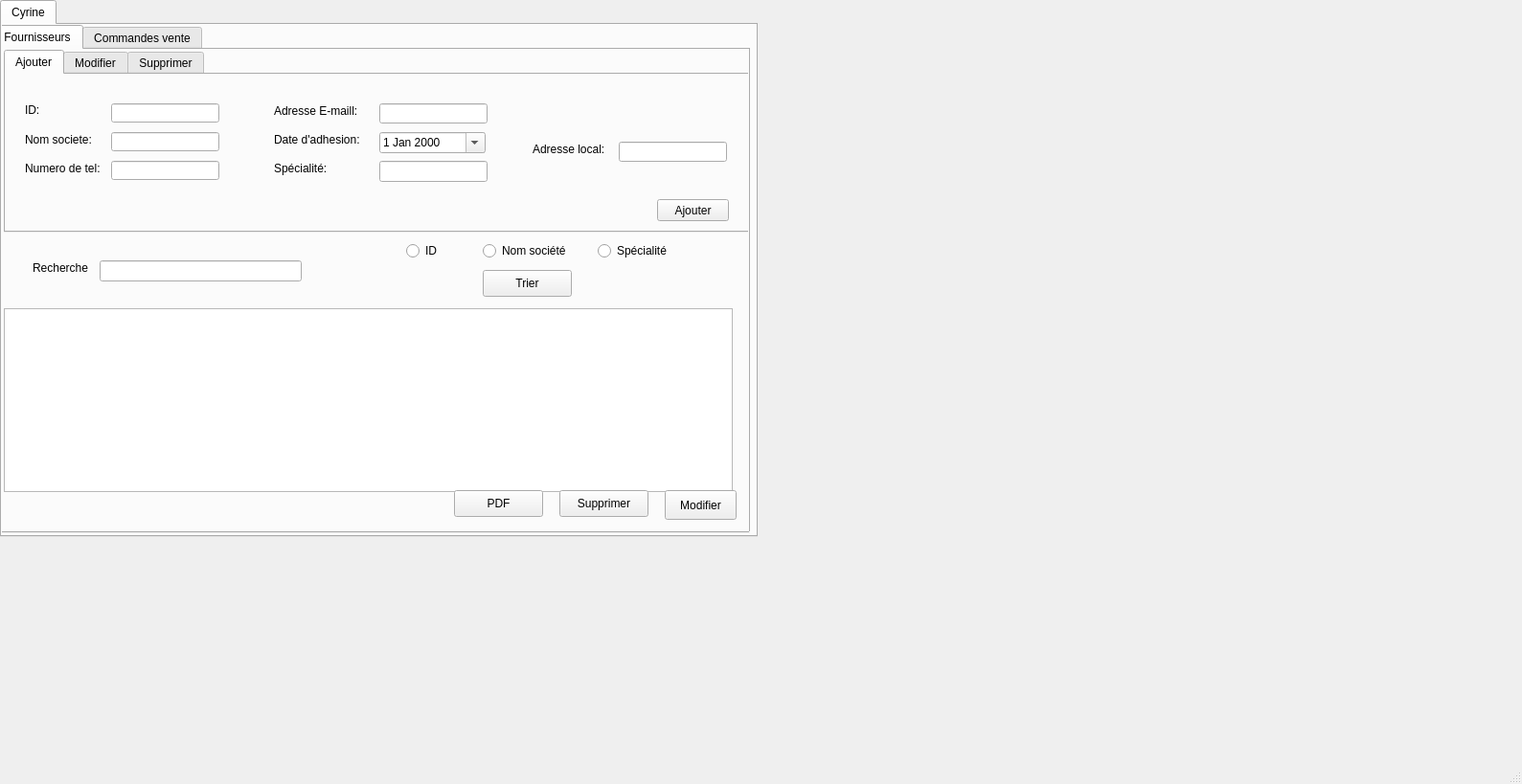
<?xml version="1.0" encoding="UTF-8"?>
<ui version="4.0">
 <class>MainWindow</class>
 <widget class="QMainWindow" name="MainWindow">
  <property name="geometry">
   <rect>
    <x>0</x>
    <y>0</y>
    <width>1589</width>
    <height>819</height>
   </rect>
  </property>
  <property name="windowTitle">
   <string>MainWindow</string>
  </property>
  <widget class="QWidget" name="centralwidget">
   <widget class="QTabWidget" name="tabWidget">
    <property name="geometry">
     <rect>
      <x>0</x>
      <y>0</y>
      <width>791</width>
      <height>561</height>
     </rect>
    </property>
    <property name="currentIndex">
     <number>0</number>
    </property>
    <widget class="QWidget" name="tab">
     <attribute name="title">
      <string>Cyrine</string>
     </attribute>
     <widget class="QTabWidget" name="tabWidget_2">
      <property name="geometry">
       <rect>
        <x>-10</x>
        <y>0</y>
        <width>791</width>
        <height>531</height>
       </rect>
      </property>
      <property name="tabShape">
       <enum>QTabWidget::Rounded</enum>
      </property>
      <property name="currentIndex">
       <number>0</number>
      </property>
      <widget class="QWidget" name="tab_2">
       <attribute name="title">
        <string>Fournisseurs</string>
       </attribute>
       <widget class="QTableView" name="tablefournisseur">
        <property name="geometry">
         <rect>
          <x>10</x>
          <y>270</y>
          <width>761</width>
          <height>192</height>
         </rect>
        </property>
       </widget>
       <widget class="QTabWidget" name="tabWidget_3">
        <property name="geometry">
         <rect>
          <x>10</x>
          <y>0</y>
          <width>781</width>
          <height>191</height>
         </rect>
        </property>
        <property name="currentIndex">
         <number>0</number>
        </property>
        <widget class="QWidget" name="tab_4">
         <attribute name="title">
          <string>Ajouter</string>
         </attribute>
         <widget class="QLineEdit" name="txt_cin">
          <property name="geometry">
           <rect>
            <x>110</x>
            <y>30</y>
            <width>113</width>
            <height>20</height>
           </rect>
          </property>
         </widget>
         <widget class="QLabel" name="label">
          <property name="geometry">
           <rect>
            <x>20</x>
            <y>30</y>
            <width>47</width>
            <height>14</height>
           </rect>
          </property>
          <property name="text">
           <string>ID:</string>
          </property>
         </widget>
         <widget class="QLabel" name="label_2">
          <property name="geometry">
           <rect>
            <x>20</x>
            <y>60</y>
            <width>81</width>
            <height>16</height>
           </rect>
          </property>
          <property name="text">
           <string>Nom societe:</string>
          </property>
         </widget>
         <widget class="QLineEdit" name="txt_nom">
          <property name="geometry">
           <rect>
            <x>110</x>
            <y>60</y>
            <width>113</width>
            <height>20</height>
           </rect>
          </property>
         </widget>
         <widget class="QLabel" name="label_3">
          <property name="geometry">
           <rect>
            <x>20</x>
            <y>90</y>
            <width>101</width>
            <height>16</height>
           </rect>
          </property>
          <property name="text">
           <string>Numero de tel: </string>
          </property>
         </widget>
         <widget class="QLineEdit" name="txt_num">
          <property name="geometry">
           <rect>
            <x>110</x>
            <y>90</y>
            <width>113</width>
            <height>20</height>
           </rect>
          </property>
         </widget>
         <widget class="QLabel" name="label_5">
          <property name="geometry">
           <rect>
            <x>280</x>
            <y>30</y>
            <width>121</width>
            <height>16</height>
           </rect>
          </property>
          <property name="text">
           <string>Adresse E-maill:</string>
          </property>
         </widget>
         <widget class="QLineEdit" name="txt_email">
          <property name="geometry">
           <rect>
            <x>390</x>
            <y>30</y>
            <width>113</width>
            <height>21</height>
           </rect>
          </property>
         </widget>
         <widget class="QLabel" name="label_6">
          <property name="geometry">
           <rect>
            <x>280</x>
            <y>60</y>
            <width>131</width>
            <height>16</height>
           </rect>
          </property>
          <property name="text">
           <string>Date d'adhesion:</string>
          </property>
         </widget>
         <widget class="QLabel" name="label_7">
          <property name="geometry">
           <rect>
            <x>280</x>
            <y>90</y>
            <width>81</width>
            <height>16</height>
           </rect>
          </property>
          <property name="text">
           <string>Spécialité: </string>
          </property>
         </widget>
         <widget class="QPushButton" name="pushButton">
          <property name="geometry">
           <rect>
            <x>680</x>
            <y>130</y>
            <width>75</width>
            <height>23</height>
           </rect>
          </property>
          <property name="text">
           <string>Ajouter</string>
          </property>
         </widget>
         <widget class="QLineEdit" name="txt_adresse">
          <property name="geometry">
           <rect>
            <x>640</x>
            <y>70</y>
            <width>113</width>
            <height>21</height>
           </rect>
          </property>
         </widget>
         <widget class="QLabel" name="label_8">
          <property name="geometry">
           <rect>
            <x>550</x>
            <y>70</y>
            <width>91</width>
            <height>16</height>
           </rect>
          </property>
          <property name="text">
           <string>Adresse local:</string>
          </property>
         </widget>
         <widget class="QDateEdit" name="dateEdit">
          <property name="geometry">
           <rect>
            <x>390</x>
            <y>60</y>
            <width>111</width>
            <height>22</height>
           </rect>
          </property>
          <property name="calendarPopup">
           <bool>true</bool>
          </property>
         </widget>
         <widget class="QLineEdit" name="txt_spec">
          <property name="geometry">
           <rect>
            <x>390</x>
            <y>90</y>
            <width>113</width>
            <height>22</height>
           </rect>
          </property>
         </widget>
        </widget>
        <widget class="QWidget" name="tab_5">
         <attribute name="title">
          <string>Modifier</string>
         </attribute>
         <widget class="QTableView" name="tableView_3">
          <property name="geometry">
           <rect>
            <x>150</x>
            <y>240</y>
            <width>781</width>
            <height>192</height>
           </rect>
          </property>
         </widget>
         <widget class="QLabel" name="label_9">
          <property name="geometry">
           <rect>
            <x>270</x>
            <y>20</y>
            <width>121</width>
            <height>16</height>
           </rect>
          </property>
          <property name="text">
           <string>Adresse E-maill:</string>
          </property>
         </widget>
         <widget class="QLineEdit" name="txt_nom_soc">
          <property name="geometry">
           <rect>
            <x>100</x>
            <y>50</y>
            <width>113</width>
            <height>20</height>
           </rect>
          </property>
         </widget>
         <widget class="QLabel" name="label_4">
          <property name="geometry">
           <rect>
            <x>10</x>
            <y>80</y>
            <width>101</width>
            <height>16</height>
           </rect>
          </property>
          <property name="text">
           <string>Numero de tel: </string>
          </property>
         </widget>
         <widget class="QLabel" name="label_10">
          <property name="geometry">
           <rect>
            <x>270</x>
            <y>80</y>
            <width>81</width>
            <height>16</height>
           </rect>
          </property>
          <property name="text">
           <string>Spécialité: </string>
          </property>
         </widget>
         <widget class="QLabel" name="label_11">
          <property name="geometry">
           <rect>
            <x>540</x>
            <y>60</y>
            <width>91</width>
            <height>16</height>
           </rect>
          </property>
          <property name="text">
           <string>Adresse local:</string>
          </property>
         </widget>
         <widget class="QLabel" name="label_12">
          <property name="geometry">
           <rect>
            <x>10</x>
            <y>50</y>
            <width>81</width>
            <height>16</height>
           </rect>
          </property>
          <property name="text">
           <string>Nom societe:</string>
          </property>
         </widget>
         <widget class="QLineEdit" name="txt_tel_f">
          <property name="geometry">
           <rect>
            <x>100</x>
            <y>80</y>
            <width>113</width>
            <height>20</height>
           </rect>
          </property>
         </widget>
         <widget class="QLabel" name="label_13">
          <property name="geometry">
           <rect>
            <x>270</x>
            <y>50</y>
            <width>131</width>
            <height>16</height>
           </rect>
          </property>
          <property name="text">
           <string>Date d'adhesion:</string>
          </property>
         </widget>
         <widget class="QLineEdit" name="txt_email_f">
          <property name="geometry">
           <rect>
            <x>380</x>
            <y>20</y>
            <width>113</width>
            <height>21</height>
           </rect>
          </property>
         </widget>
         <widget class="QLineEdit" name="txt_adresse_f">
          <property name="geometry">
           <rect>
            <x>630</x>
            <y>60</y>
            <width>113</width>
            <height>21</height>
           </rect>
          </property>
         </widget>
         <widget class="QDateEdit" name="dateEdit_2">
          <property name="geometry">
           <rect>
            <x>380</x>
            <y>50</y>
            <width>111</width>
            <height>22</height>
           </rect>
          </property>
         </widget>
         <widget class="QLabel" name="label_14">
          <property name="geometry">
           <rect>
            <x>10</x>
            <y>20</y>
            <width>47</width>
            <height>14</height>
           </rect>
          </property>
          <property name="text">
           <string>ID:</string>
          </property>
         </widget>
         <widget class="QLineEdit" name="txt_id">
          <property name="geometry">
           <rect>
            <x>100</x>
            <y>20</y>
            <width>113</width>
            <height>22</height>
           </rect>
          </property>
         </widget>
         <widget class="QLineEdit" name="txt_spc">
          <property name="geometry">
           <rect>
            <x>380</x>
            <y>80</y>
            <width>113</width>
            <height>22</height>
           </rect>
          </property>
         </widget>
        </widget>
        <widget class="QWidget" name="tab_6">
         <attribute name="title">
          <string>Supprimer</string>
         </attribute>
         <widget class="QLabel" name="label_17">
          <property name="geometry">
           <rect>
            <x>90</x>
            <y>50</y>
            <width>47</width>
            <height>14</height>
           </rect>
          </property>
          <property name="text">
           <string>ID:</string>
          </property>
         </widget>
         <widget class="QPushButton" name="pushButton_4">
          <property name="geometry">
           <rect>
            <x>330</x>
            <y>40</y>
            <width>75</width>
            <height>31</height>
           </rect>
          </property>
          <property name="text">
           <string>Supprimer</string>
          </property>
         </widget>
         <widget class="QLineEdit" name="suppr_id">
          <property name="geometry">
           <rect>
            <x>140</x>
            <y>50</y>
            <width>113</width>
            <height>22</height>
           </rect>
          </property>
         </widget>
        </widget>
       </widget>
       <widget class="QPushButton" name="pushButton_2">
        <property name="geometry">
         <rect>
          <x>700</x>
          <y>460</y>
          <width>75</width>
          <height>31</height>
         </rect>
        </property>
        <property name="text">
         <string>Modifier</string>
        </property>
       </widget>
       <widget class="QPushButton" name="pushButton_suppr_f">
        <property name="geometry">
         <rect>
          <x>590</x>
          <y>460</y>
          <width>93</width>
          <height>28</height>
         </rect>
        </property>
        <property name="text">
         <string>Supprimer</string>
        </property>
       </widget>
       <widget class="QPushButton" name="pushButton_pdf">
        <property name="geometry">
         <rect>
          <x>480</x>
          <y>460</y>
          <width>93</width>
          <height>28</height>
         </rect>
        </property>
        <property name="text">
         <string>PDF</string>
        </property>
       </widget>
       <widget class="QLineEdit" name="rech_bouton">
        <property name="geometry">
         <rect>
          <x>110</x>
          <y>220</y>
          <width>211</width>
          <height>22</height>
         </rect>
        </property>
       </widget>
       <widget class="QLabel" name="label_15">
        <property name="geometry">
         <rect>
          <x>40</x>
          <y>220</y>
          <width>71</width>
          <height>16</height>
         </rect>
        </property>
        <property name="text">
         <string>Recherche</string>
        </property>
       </widget>
       <widget class="QRadioButton" name="radioButton_id">
        <property name="geometry">
         <rect>
          <x>430</x>
          <y>200</y>
          <width>51</width>
          <height>20</height>
         </rect>
        </property>
        <property name="text">
         <string>ID</string>
        </property>
       </widget>
       <widget class="QRadioButton" name="radioButton_nom_soc">
        <property name="geometry">
         <rect>
          <x>510</x>
          <y>200</y>
          <width>97</width>
          <height>20</height>
         </rect>
        </property>
        <property name="text">
         <string>Nom société</string>
        </property>
       </widget>
       <widget class="QRadioButton" name="radioButton_spec">
        <property name="geometry">
         <rect>
          <x>630</x>
          <y>200</y>
          <width>97</width>
          <height>20</height>
         </rect>
        </property>
        <property name="text">
         <string>Spécialité</string>
        </property>
       </widget>
       <widget class="QPushButton" name="pushButton_trier_fournisseur">
        <property name="geometry">
         <rect>
          <x>510</x>
          <y>230</y>
          <width>93</width>
          <height>28</height>
         </rect>
        </property>
        <property name="text">
         <string>Trier</string>
        </property>
       </widget>
      </widget>
      <widget class="QWidget" name="tab_3">
       <attribute name="title">
        <string>Commandes vente</string>
       </attribute>
       <widget class="QTableView" name="tableView_2">
        <property name="geometry">
         <rect>
          <x>10</x>
          <y>0</y>
          <width>771</width>
          <height>192</height>
         </rect>
        </property>
       </widget>
      </widget>
     </widget>
    </widget>
   </widget>
   <widget class="QStackedWidget" name="stackedWidget">
    <property name="geometry">
     <rect>
      <x>830</x>
      <y>40</y>
      <width>601</width>
      <height>511</height>
     </rect>
    </property>
    <widget class="QWidget" name="page"/>
    <widget class="QWidget" name="page_2"/>
   </widget>
  </widget>
  <widget class="QMenuBar" name="menubar">
   <property name="geometry">
    <rect>
     <x>0</x>
     <y>0</y>
     <width>1589</width>
     <height>26</height>
    </rect>
   </property>
  </widget>
  <widget class="QStatusBar" name="statusbar"/>
 </widget>
 <resources/>
 <connections/>
</ui>
